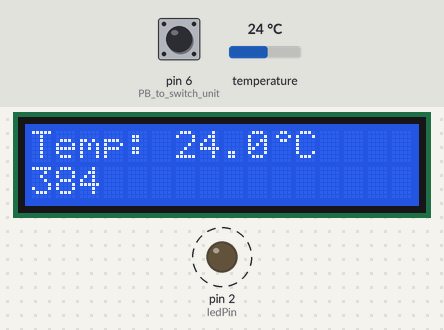
Simulated run of this sketch. Board: Arduino Uno, built with avr-gcc and run on an emulated ATmega328P. Parts: 16×2 character LCD, output pins drawn as LEDs (lit = HIGH). Dashed ring = blinking. The inputs (shaded band) are chosen by the test bench; at power-on: pin 6 (PB_to_switch_unit) HIGH, temperature 24 °C.

Above: at 1.3 s.
1.4 s: pin 6 (PB_to_switch_unit) pulled LOW for 0.15 s
At 2.5 s:
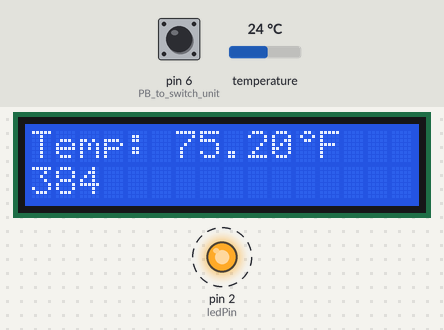
5.6 s: temperature set to 12 °C
At 7.4 s:
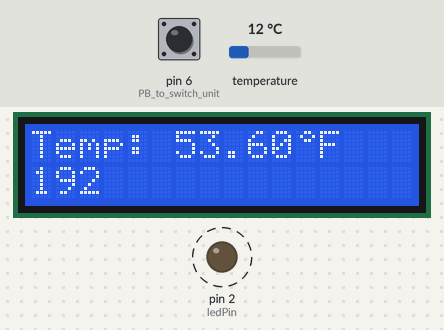
8.5 s: pin 6 (PB_to_switch_unit) pulled LOW for 1 s
At 10.8 s:
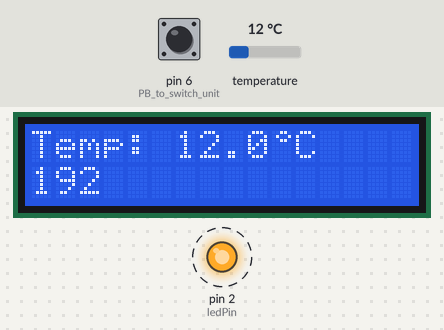
11.5 s: temperature set to 19 °C
At 12.5 s:
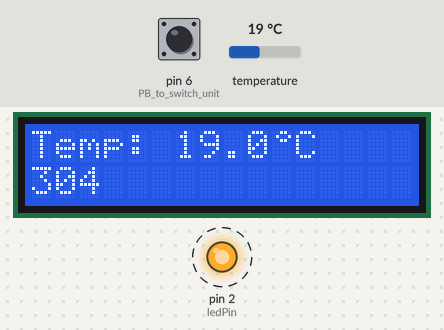
14.5 s: temperature set to 28 °C
At 16.7 s:
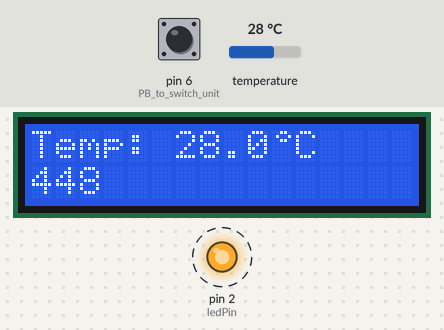
Timing chart, 0 to 18.5 s (numbered marks = the images above; inputs shaded):
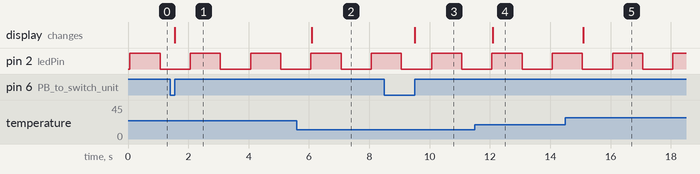

The sketch:

Thermometer_V4.ino
```cpp
#include <OneWire.h>
#include <LiquidCrystal.h>
// DS18S20 Temperature chip i/o

#define ledPin 2


OneWire ds(1);  // on pin 1
LiquidCrystal lcd(7, 8, 9, 10, 11, 12);

long int prev_time_6 = millis();
int prev_state_6 = HIGH;
int unit = 0;


long int timer1_counter;


byte data[12];

byte smiley[8] = {
  0b00000,
  0b00000,
  0b01010,
  0b00000,
  0b00000,
  0b10001,
  0b01110,
  0b00000
};

byte degree[8] = {
  0b00110,
  0b01001,
  0b00110,
  0b00000,
  0b00000,
  0b00000,
  0b00000,
  0b00000
};

void setup(void) {
  pinMode(6, INPUT_PULLUP);  // PB to switch unit
  pinMode(ledPin, OUTPUT);

  lcd.begin(16, 2);          // set up the LCD's number of columns and rows:
  lcd.createChar(1, degree);
  lcd.createChar(2, smiley);
  lcd.setCursor(0, 0);
  lcd.print("Temp: ");

  noInterrupts();
  TCCR1A = 0;
  TCCR1B = 0;
  timer1_counter = 3037;
  TCNT1 = timer1_counter;
  TCCR1B |= (1<<CS12);
  TIMSK1 |= (1<<TOIE1);
  interrupts();

  byte addr[8];
  ds.reset_search();
  if ( !ds.search(addr)) {
      ds.reset_search();
      return;
  }

  ds.reset();
  ds.select(addr);
  ds.write(0x44,1);         // start conversion, with parasite power on at the end
}

void loop(void) {
  //byte i;
  byte present = 0;
  //byte addr[8];

  /*search for all temp sensors
  ds.reset_search();
  if ( !ds.search(addr)) {
      //Serial.print("No more addresses.\n");
      ds.reset_search();
      return;
  }
  // addr[0] == 0x28 means Device is a DS18B20
  // addr[0] == 0x10 means Device is a DS1820
  */

  ///////////////////
  //delay(1000);     //!!!! maybe 750ms is enough, maybe not

  //present = ds.reset();  // we might do a ds.depower() here, but the reset will take care of it.

  //Convert to a temperature we can read
  int HighByte, LowByte, SignBit, Whole, Fract = 0;
  long int TReading, Tc_100, Tf_100 = 0;
  LowByte = data[0];
  HighByte = data[1];

  TReading = (HighByte << 8) + LowByte;
  if (Check_PB(6)){
    unit = !unit;
  }
  DisplayLCD(TReading, unit);

}


void DisplayLCD (long int RawTemp, int ForC){
  int SignBit, Whole, Fract = 0;
  long int Tc_100, Tf_100 = 0;

  SignBit = RawTemp & 0x8000;  // test most sig bit, if it is 1 then it is negative
  if (SignBit){ // If negative
    RawTemp = (RawTemp ^ 0xffff) + 1; // 2's comp
  }

  Tc_100 = (6 * RawTemp) + RawTemp / 4;    // multiply by (100 * 0.0625) or 6.25
  if (ForC == 1){
    Tf_100 = ((9* Tc_100) / 5);
    Whole = (Tf_100 / 100) + 32;  // separate off the whole and fractional portions
    Fract = Tf_100 % 100;
  }else{
    Whole = Tc_100 / 100;  // separate off the whole and fractional portions
    Fract = Tc_100 % 100;
  }

  lcd.setCursor(6,0);    // (note: line 1 is the second row, since counting begins with 0):
  if (SignBit){ // If its negative
     lcd.print("-");
  }

  lcd.print(Whole);
  lcd.print(".");
  lcd.print(Fract);
  lcd.write(1);

  if (ForC == 1){lcd.print("F");
  }
  else {lcd.print("C");
  }
  lcd.print(" ");
  lcd.setCursor(0,1);
  lcd.print(RawTemp);
}

boolean Check_PB(int pin){
  if(digitalRead(pin) == HIGH){
    if(((millis()-prev_time_6) > 50) && (prev_state_6 == LOW)){
      prev_state_6 = HIGH;
      //lcd.clear();
      //delay(1000);
      return true;
    }
    prev_state_6 = HIGH;
   //prev_state_6 = HIGH;
  }
  if(digitalRead(pin) == LOW){
    if(prev_state_6 == HIGH){
      prev_time_6 = millis();
    }
    prev_state_6 = LOW;
  }
  return false;
}

ISR(TIMER1_OVF_vect) {      // interrupt service routine
  TCNT1 = timer1_counter;   // preload timer
  digitalWrite(ledPin, digitalRead(ledPin) ^ 1); // blink LED

  byte addr[8];
  ds.reset_search();
  if ( !ds.search(addr)) {
      ds.reset_search();
      return;
  }

  //ds.reset();          // Reset for temp??
  //ds.select(addr);     // choose specific probe to address??
  ds.write(0xBE);      // Read Scratchpad (from last conversion)
  for (byte i = 0; i < 9; i++) {           // Save the 9 bytes (from Scratchpad)
    data[i] = ds.read();
  }

  ds.reset();
  ds.select(addr);
  ds.write(0x44,1);         // start conversion for next ISR, with parasite power on at the end
}
```

Measured:
- after the input at 1.4 s, the display: changes after 0.15 s (image 1)
- after the input at 5.6 s, the display: changes after 0.49 s (image 2)
- after the input at 8.5 s, the display: changes after 1.0 s (image 3)
- after the input at 11.5 s, the display: changes after 0.59 s (image 4)
- after the input at 14.5 s, the display: changes after 0.59 s (image 5)
- by itself, pin 2 (ledPin): alternates HIGH for 1.0 s and LOW for 1.0 s
